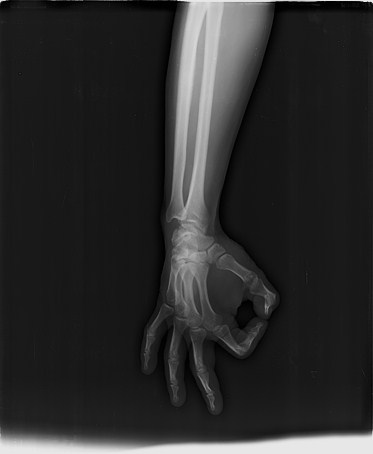
#> input picture Dataset_FracAtlas/images/all_test/IMG0000432.jpg, 373 x 454 px, found by its file name; its folder holds 4 pictures in this run
$ python resizer.py
#> lines starting #> are read from the running program, lines starting #| are printed output that depends on the picture
from PIL import Image
import os
input_directory = 'C:/Users/paulz/Documents/ProgrammingDigitalProjects/Dataset_FracAtlas/images/all_test'
output_directory = 'C:/Users/paulz/Documents/ProgrammingDigitalProjects/Dataset_FracAtlas/images/resized'

target_size = (373,373)

for filename in os.listdir(input_directory):
    if filename.endswith(".jpg") or filename.endswith(".jpeg"):
        img_path = os.path.join(input_directory, filename)

        img = Image.open(img_path)
#> img is the input picture: PIL image 373x454 RGB; min 0, max 238, mean 43.4
        img = img.resize(target_size)
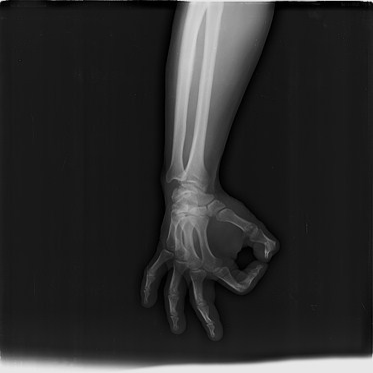
#> img: PIL image 373x373 RGB; min 0, max 242, mean 43.4


        output_path = os.path.join(output_directory,filename)
        img.save(output_path)
#> pass 2 of the loop `for filename in os.listdir(input_directory):`:
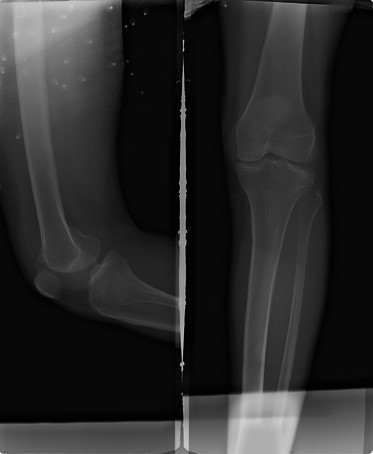
#> input picture Dataset_FracAtlas/images/all_test/IMG0001164.jpg, 373 x 454 px, found by its file name
#> img is the input picture: PIL image 373x454 RGB; min 0, max 230, mean 42.8
#> `img = img.resize(target_size)`:
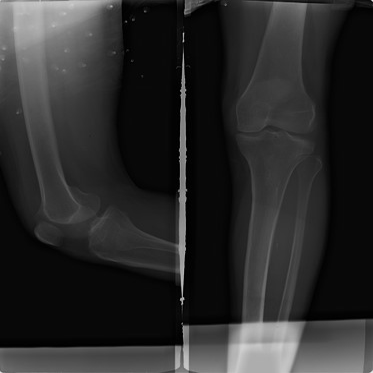
#> img: PIL image 373x373 RGB; min 0, max 229, mean 42.8
#> pass 3 of the loop `for filename in os.listdir(input_directory):`:
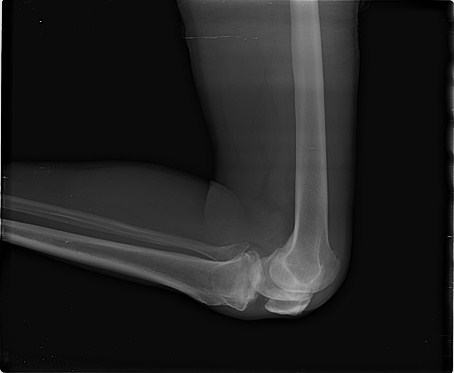
#> input picture Dataset_FracAtlas/images/all_test/IMG0001328.jpg, 454 x 373 px, found by its file name
#> img is the input picture: PIL image 454x373 RGB; min 0, max 239, mean 32.8
#> `img = img.resize(target_size)`:
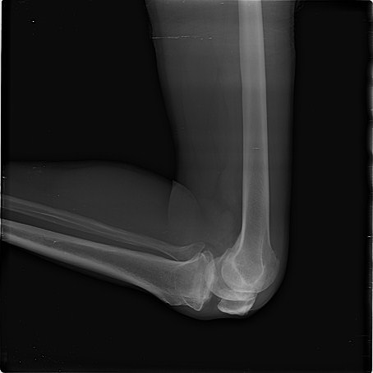
#> img: PIL image 373x373 RGB; min 0, max 246, mean 32.8
#> the loop made 4 passes; the first 3 are shown
